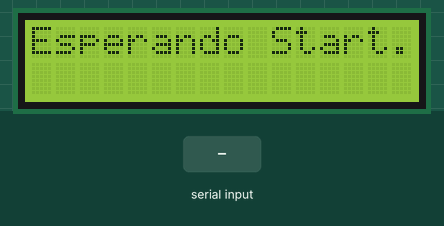
This program was run on a simulated Arduino Uno, built with avr-gcc and run on an emulated ATmega328P. Shown: 16×2 character LCD. The test bench sets the inputs (shaded band).

Above: at 1.2 s.
1.3 s: byte 255 (255) received over Serial
At 2.0 s:
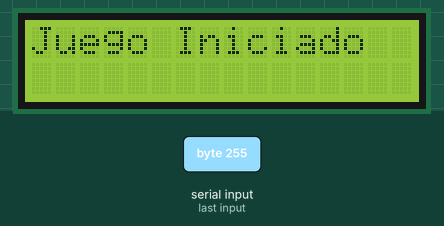
2.8 s: "1" received over Serial
At 4.0 s:
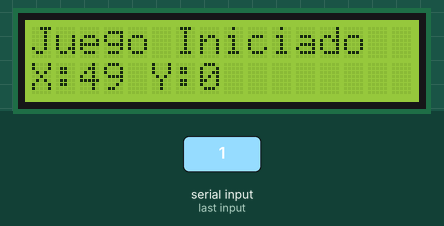
4.3 s: "0" received over Serial
Timing chart, 0 to 7.3 s (numbered marks = the images above; inputs shaded):
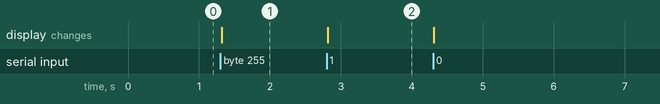

Measured:
- after the input at 1.3 s, the display: changes at once (image 1)
- after the input at 2.8 s, the display: changes at once (image 2)

The program:

main.cpp
```cpp
#include <Arduino.h>
#include <Wire.h>
#include <LiquidCrystal_I2C.h>


// Inicializamos la pantalla LCD I2C
LiquidCrystal_I2C lcd(0x27, 16, 2);

bool juegoIniciado = false; // Bandera de control de inicio
int valorX = 0;
int valorY = 0;

void setup() {
    Serial.begin(9600); // Sincronizamos la UART con el esclavo

    lcd.init();         // Inicializamos el LCD
    lcd.backlight();    // Encendemos la retroiluminación

    lcd.setCursor(0, 0);
    lcd.print("Esperando Start..");
}

void loop() {
    // Verificamos si hay datos disponibles en el puerto serie
    if (Serial.available() > 0) {
        uint8_t datoRecibido = Serial.read();

        // Verificamos si se presionó el botón de inicio (255)
        if (datoRecibido == 255) {
            juegoIniciado = true;
            lcd.clear();
            lcd.setCursor(0, 0);
            lcd.print("Juego Iniciado");
        }
        // Si el juego ya dio inicio, procesamos las coordenadas de los ejes
        else if (juegoIniciado) {
            if (datoRecibido <= 100) {
                valorX = datoRecibido; // Eje X (0-100)
            } else {
                valorY = datoRecibido - 100; // Eje Y normalizado (0-100)
            }

            // Mostramos los valores actuales en la segunda línea del LCD
            lcd.setCursor(0, 1);
            lcd.print("X:");
            lcd.print(valorX);
            lcd.print(" Y:");
            lcd.print(valorY);
            lcd.print("   ");
        }
    }
}
```
